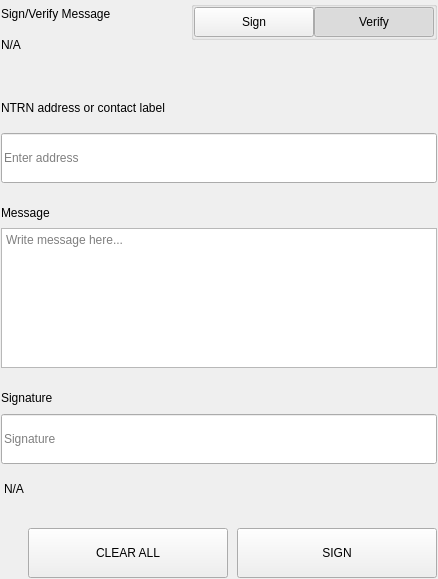
<?xml version="1.0" encoding="UTF-8"?>
<ui version="4.0">
 <class>SettingsSignMessageWidgets</class>
 <widget class="QWidget" name="SettingsSignMessageWidgets">
  <property name="geometry">
   <rect>
    <x>0</x>
    <y>0</y>
    <width>438</width>
    <height>579</height>
   </rect>
  </property>
  <property name="windowTitle">
   <string>Form</string>
  </property>
  <layout class="QVBoxLayout" name="verticalLayout">
   <property name="spacing">
    <number>0</number>
   </property>
   <property name="leftMargin">
    <number>0</number>
   </property>
   <property name="topMargin">
    <number>0</number>
   </property>
   <property name="rightMargin">
    <number>0</number>
   </property>
   <property name="bottomMargin">
    <number>0</number>
   </property>
   <item>
    <widget class="QWidget" name="left" native="true">
     <layout class="QVBoxLayout" name="verticalLayout_3">
      <property name="leftMargin">
       <number>0</number>
      </property>
      <property name="topMargin">
       <number>0</number>
      </property>
      <property name="rightMargin">
       <number>0</number>
      </property>
      <property name="bottomMargin">
       <number>0</number>
      </property>
      <item>
       <widget class="QWidget" name="container_sign" native="true">
        <layout class="QVBoxLayout" name="verticalLayout_2">
         <property name="spacing">
          <number>0</number>
         </property>
         <property name="leftMargin">
          <number>1</number>
         </property>
         <property name="topMargin">
          <number>1</number>
         </property>
         <property name="rightMargin">
          <number>1</number>
         </property>
         <property name="bottomMargin">
          <number>1</number>
         </property>
         <item>
          <layout class="QHBoxLayout" name="horizontalLayout_3" stretch="3,1">
           <property name="spacing">
            <number>40</number>
           </property>
           <item>
            <layout class="QVBoxLayout" name="verticalLayoutTitle">
             <property name="spacing">
              <number>5</number>
             </property>
             <item>
              <widget class="QLabel" name="labelTitle">
               <property name="text">
                <string>Sign/Verify Message</string>
               </property>
              </widget>
             </item>
             <item>
              <widget class="QLabel" name="labelSubtitle1">
               <property name="text">
                <string notr="true">N/A</string>
               </property>
               <property name="wordWrap">
                <bool>true</bool>
               </property>
              </widget>
             </item>
            </layout>
           </item>
           <item alignment="Qt::AlignRight|Qt::AlignTop">
            <widget class="QWidget" name="containerSwitch" native="true">
             <property name="styleSheet">
              <string notr="true">#containerSwitch{
	padding-top:9px;
}</string>
             </property>
             <layout class="QVBoxLayout" name="verticalLayout_6">
              <property name="spacing">
               <number>4</number>
              </property>
              <property name="leftMargin">
               <number>0</number>
              </property>
              <property name="topMargin">
               <number>0</number>
              </property>
              <property name="rightMargin">
               <number>0</number>
              </property>
              <property name="bottomMargin">
               <number>0</number>
              </property>
              <item alignment="Qt::AlignRight">
               <widget class="QGroupBox" name="groupBox">
                <property name="sizePolicy">
                 <sizepolicy hsizetype="Fixed" vsizetype="Preferred">
                  <horstretch>0</horstretch>
                  <verstretch>0</verstretch>
                 </sizepolicy>
                </property>
                <property name="title">
                 <string/>
                </property>
                <property name="alignment">
                 <set>Qt::AlignRight|Qt::AlignTop|Qt::AlignTrailing</set>
                </property>
                <layout class="QHBoxLayout" name="horizontalLayout_4">
                 <property name="spacing">
                  <number>0</number>
                 </property>
                 <property name="leftMargin">
                  <number>0</number>
                 </property>
                 <property name="topMargin">
                  <number>0</number>
                 </property>
                 <property name="rightMargin">
                  <number>0</number>
                 </property>
                 <property name="bottomMargin">
                  <number>0</number>
                 </property>
                 <item>
                  <widget class="QPushButton" name="pushSign">
                   <property name="minimumSize">
                    <size>
                     <width>120</width>
                     <height>30</height>
                    </size>
                   </property>
                   <property name="maximumSize">
                    <size>
                     <width>120</width>
                     <height>30</height>
                    </size>
                   </property>
                   <property name="focusPolicy">
                    <enum>Qt::NoFocus</enum>
                   </property>
                   <property name="text">
                    <string>Sign</string>
                   </property>
                   <property name="checkable">
                    <bool>true</bool>
                   </property>
                   <property name="autoExclusive">
                    <bool>true</bool>
                   </property>
                  </widget>
                 </item>
                 <item>
                  <widget class="QPushButton" name="pushVerify">
                   <property name="minimumSize">
                    <size>
                     <width>120</width>
                     <height>30</height>
                    </size>
                   </property>
                   <property name="maximumSize">
                    <size>
                     <width>120</width>
                     <height>30</height>
                    </size>
                   </property>
                   <property name="focusPolicy">
                    <enum>Qt::NoFocus</enum>
                   </property>
                   <property name="text">
                    <string>Verify</string>
                   </property>
                   <property name="checkable">
                    <bool>true</bool>
                   </property>
                   <property name="checked">
                    <bool>true</bool>
                   </property>
                   <property name="autoExclusive">
                    <bool>true</bool>
                   </property>
                  </widget>
                 </item>
                </layout>
               </widget>
              </item>
              <item alignment="Qt::AlignHCenter|Qt::AlignTop">
               <widget class="QLabel" name="labelSubtitleSwitch">
                <property name="text">
                 <string/>
                </property>
                <property name="alignment">
                 <set>Qt::AlignRight|Qt::AlignTrailing|Qt::AlignVCenter</set>
                </property>
               </widget>
              </item>
             </layout>
            </widget>
           </item>
          </layout>
         </item>
         <item>
          <spacer name="verticalSpacer_2">
           <property name="orientation">
            <enum>Qt::Vertical</enum>
           </property>
           <property name="sizeType">
            <enum>QSizePolicy::Fixed</enum>
           </property>
           <property name="sizeHint" stdset="0">
            <size>
             <width>20</width>
             <height>40</height>
            </size>
           </property>
          </spacer>
         </item>
         <item>
          <widget class="QWidget" name="containerAddress" native="true">
           <property name="sizePolicy">
            <sizepolicy hsizetype="Preferred" vsizetype="Fixed">
             <horstretch>0</horstretch>
             <verstretch>0</verstretch>
            </sizepolicy>
           </property>
           <layout class="QVBoxLayout" name="verticalLayout_5" stretch="0,0">
            <property name="spacing">
             <number>15</number>
            </property>
            <property name="leftMargin">
             <number>0</number>
            </property>
            <property name="topMargin">
             <number>0</number>
            </property>
            <property name="rightMargin">
             <number>0</number>
            </property>
            <property name="bottomMargin">
             <number>0</number>
            </property>
            <item>
             <widget class="QLabel" name="labelSubtitleAddress">
              <property name="minimumSize">
               <size>
                <width>0</width>
                <height>20</height>
               </size>
              </property>
              <property name="maximumSize">
               <size>
                <width>16777215</width>
                <height>20</height>
               </size>
              </property>
              <property name="text">
               <string>NTRN address or contact label</string>
              </property>
             </widget>
            </item>
            <item>
             <widget class="QLineEdit" name="addressIn_SM">
              <property name="minimumSize">
               <size>
                <width>0</width>
                <height>50</height>
               </size>
              </property>
              <property name="maximumSize">
               <size>
                <width>16777215</width>
                <height>50</height>
               </size>
              </property>
              <property name="placeholderText">
               <string>Enter address</string>
              </property>
             </widget>
            </item>
           </layout>
          </widget>
         </item>
         <item>
          <spacer name="verticalSpacer_3">
           <property name="orientation">
            <enum>Qt::Vertical</enum>
           </property>
           <property name="sizeType">
            <enum>QSizePolicy::Fixed</enum>
           </property>
           <property name="sizeHint" stdset="0">
            <size>
             <width>20</width>
             <height>20</height>
            </size>
           </property>
          </spacer>
         </item>
         <item>
          <layout class="QVBoxLayout" name="verticalLayout_9">
           <property name="spacing">
            <number>5</number>
           </property>
           <item>
            <widget class="QLabel" name="labelSubtitleMessage">
             <property name="minimumSize">
              <size>
               <width>0</width>
               <height>20</height>
              </size>
             </property>
             <property name="maximumSize">
              <size>
               <width>16777215</width>
               <height>20</height>
              </size>
             </property>
             <property name="text">
              <string>Message</string>
             </property>
            </widget>
           </item>
           <item>
            <widget class="QPlainTextEdit" name="messageIn_SM">
             <property name="minimumSize">
              <size>
               <width>0</width>
               <height>140</height>
              </size>
             </property>
             <property name="maximumSize">
              <size>
               <width>16777215</width>
               <height>140</height>
              </size>
             </property>
             <property name="placeholderText">
              <string>Write message here...</string>
             </property>
            </widget>
           </item>
          </layout>
         </item>
         <item>
          <spacer name="verticalSpacer_4">
           <property name="orientation">
            <enum>Qt::Vertical</enum>
           </property>
           <property name="sizeType">
            <enum>QSizePolicy::Fixed</enum>
           </property>
           <property name="sizeHint" stdset="0">
            <size>
             <width>20</width>
             <height>20</height>
            </size>
           </property>
          </spacer>
         </item>
         <item>
          <widget class="QWidget" name="widget" native="true">
           <property name="minimumSize">
            <size>
             <width>0</width>
             <height>75</height>
            </size>
           </property>
           <property name="maximumSize">
            <size>
             <width>16777215</width>
             <height>16777215</height>
            </size>
           </property>
           <layout class="QVBoxLayout" name="verticalLayout_4">
            <property name="leftMargin">
             <number>0</number>
            </property>
            <property name="topMargin">
             <number>0</number>
            </property>
            <property name="rightMargin">
             <number>0</number>
            </property>
            <property name="bottomMargin">
             <number>0</number>
            </property>
            <item>
             <widget class="QLabel" name="labelSubtitleSignature">
              <property name="minimumSize">
               <size>
                <width>0</width>
                <height>20</height>
               </size>
              </property>
              <property name="maximumSize">
               <size>
                <width>16777215</width>
                <height>20</height>
               </size>
              </property>
              <property name="text">
               <string>Signature</string>
              </property>
             </widget>
            </item>
            <item>
             <widget class="QLineEdit" name="signatureOut_SM">
              <property name="minimumSize">
               <size>
                <width>0</width>
                <height>50</height>
               </size>
              </property>
              <property name="placeholderText">
               <string>Signature</string>
              </property>
             </widget>
            </item>
           </layout>
          </widget>
         </item>
         <item>
          <widget class="QLabel" name="statusLabel_SM">
           <property name="styleSheet">
            <string notr="true">padding-top:5px;</string>
           </property>
           <property name="text">
            <string notr="true">N/A</string>
           </property>
          </widget>
         </item>
         <item>
          <spacer name="verticalSpacer">
           <property name="orientation">
            <enum>Qt::Vertical</enum>
           </property>
           <property name="sizeType">
            <enum>QSizePolicy::Fixed</enum>
           </property>
           <property name="sizeHint" stdset="0">
            <size>
             <width>20</width>
             <height>20</height>
            </size>
           </property>
          </spacer>
         </item>
         <item>
          <layout class="QHBoxLayout" name="horizontalLayout_7">
           <property name="spacing">
            <number>9</number>
           </property>
           <item>
            <spacer name="horizontalSpacer_5">
             <property name="orientation">
              <enum>Qt::Horizontal</enum>
             </property>
             <property name="sizeType">
              <enum>QSizePolicy::Expanding</enum>
             </property>
             <property name="sizeHint" stdset="0">
              <size>
               <width>40</width>
               <height>20</height>
              </size>
             </property>
            </spacer>
           </item>
           <item>
            <widget class="QPushButton" name="pushButtonClear">
             <property name="minimumSize">
              <size>
               <width>200</width>
               <height>50</height>
              </size>
             </property>
             <property name="focusPolicy">
              <enum>Qt::NoFocus</enum>
             </property>
             <property name="text">
              <string>CLEAR ALL</string>
             </property>
            </widget>
           </item>
           <item>
            <widget class="QPushButton" name="pushButtonSave">
             <property name="minimumSize">
              <size>
               <width>200</width>
               <height>50</height>
              </size>
             </property>
             <property name="maximumSize">
              <size>
               <width>200</width>
               <height>50</height>
              </size>
             </property>
             <property name="focusPolicy">
              <enum>Qt::NoFocus</enum>
             </property>
             <property name="text">
              <string>SIGN</string>
             </property>
            </widget>
           </item>
          </layout>
         </item>
        </layout>
       </widget>
      </item>
     </layout>
    </widget>
   </item>
  </layout>
 </widget>
 <resources/>
 <connections/>
</ui>
